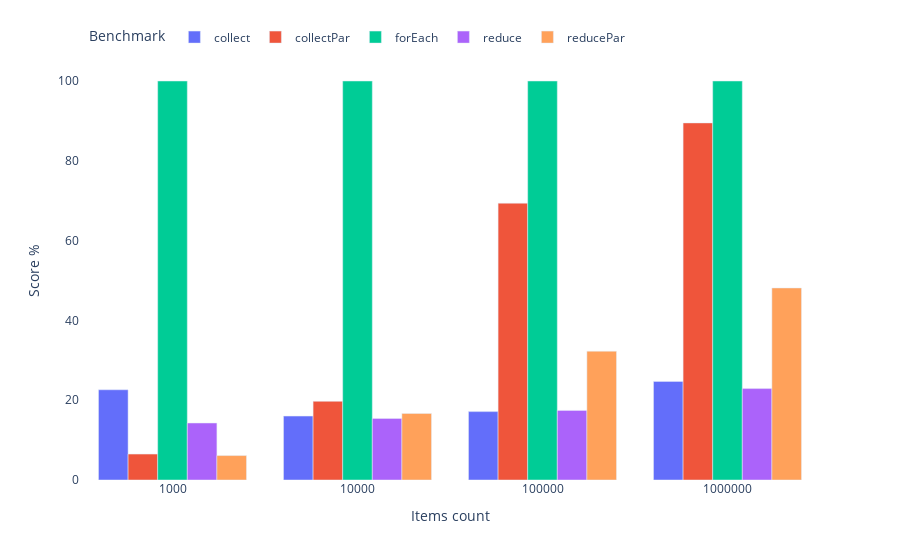

Source (notebook cell):
### Code cell
write_chart(chart,profile,benchmark)

### Figure 1 — Plotly figure (JSON) as saved in the notebook; plotly's stock layout.template omitted (floating-point values rounded to 4 significant figures)
{"data": [{"alignmentgroup": "True", "hovertemplate": "Benchmark=collect<br>Items count=%{x}<br>Score %=%{y}<extra></extra>", "legendgroup": "collect", "marker": {"color": "#636efa", "pattern": {"shape": ""}}, "name": "collect", "offsetgroup": "collect", "orientation": "v", "showlegend": true, "textposition": "auto", "type": "bar", "x": ["1000", "10000", "100000", "1000000"], "xaxis": "x", "y": [22.61, 16.02, 17.14, 24.72], "yaxis": "y"}, {"alignmentgroup": "True", "hovertemplate": "Benchmark=collectPar<br>Items count=%{x}<br>Score %=%{y}<extra></extra>", "legendgroup": "collectPar", "marker": {"color": "#EF553B", "pattern": {"shape": ""}}, "name": "collectPar", "offsetgroup": "collectPar", "orientation": "v", "showlegend": true, "textposition": "auto", "type": "bar", "x": ["1000", "10000", "100000", "1000000"], "xaxis": "x", "y": [6.506, 19.72, 69.38, 89.5], "yaxis": "y"}, {"alignmentgroup": "True", "hovertemplate": "Benchmark=forEach<br>Items count=%{x}<br>Score %=%{y}<extra></extra>", "legendgroup": "forEach", "marker": {"color": "#00cc96", "pattern": {"shape": ""}}, "name": "forEach", "offsetgroup": "forEach", "orientation": "v", "showlegend": true, "textposition": "auto", "type": "bar", "x": ["1000", "10000", "100000", "1000000"], "xaxis": "x", "y": [100, 100, 100, 100], "yaxis": "y"}, {"alignmentgroup": "True", "hovertemplate": "Benchmark=reduce<br>Items count=%{x}<br>Score %=%{y}<extra></extra>", "legendgroup": "reduce", "marker": {"color": "#ab63fa", "pattern": {"shape": ""}}, "name": "reduce", "offsetgroup": "reduce", "orientation": "v", "showlegend": true, "textposition": "auto", "type": "bar", "x": ["1000", "10000", "100000", "1000000"], "xaxis": "x", "y": [14.29, 15.43, 17.45, 22.91], "yaxis": "y"}, {"alignmentgroup": "True", "hovertemplate": "Benchmark=reducePar<br>Items count=%{x}<br>Score %=%{y}<extra></extra>", "legendgroup": "reducePar", "marker": {"color": "#FFA15A", "pattern": {"shape": ""}}, "name": "reducePar", "offsetgroup": "reducePar", "orientation": "v", "showlegend": true, "textposition": "auto", "type": "bar", "x": ["1000", "10000", "100000", "1000000"], "xaxis": "x", "y": [6.122, 16.67, 32.28, 48.13], "yaxis": "y"}], "layout": {"autosize": true, "barmode": "group", "legend": {"orientation": "h", "title": {"text": "Benchmark"}, "tracegroupgap": 0, "x": 0.01, "xanchor": "left", "y": 1.02, "yanchor": "bottom"}, "margin": {"t": 60}, "plot_bgcolor": "rgba(0, 0, 0, 0)", "xaxis": {"anchor": "y", "autorange": true, "domain": [0, 1], "range": [-0.5, 3.5], "title": {"text": "Items count"}, "type": "category"}, "yaxis": {"anchor": "x", "autorange": true, "domain": [0, 1], "range": [0, 105.3], "title": {"text": "Score %"}, "type": "linear"}}}
